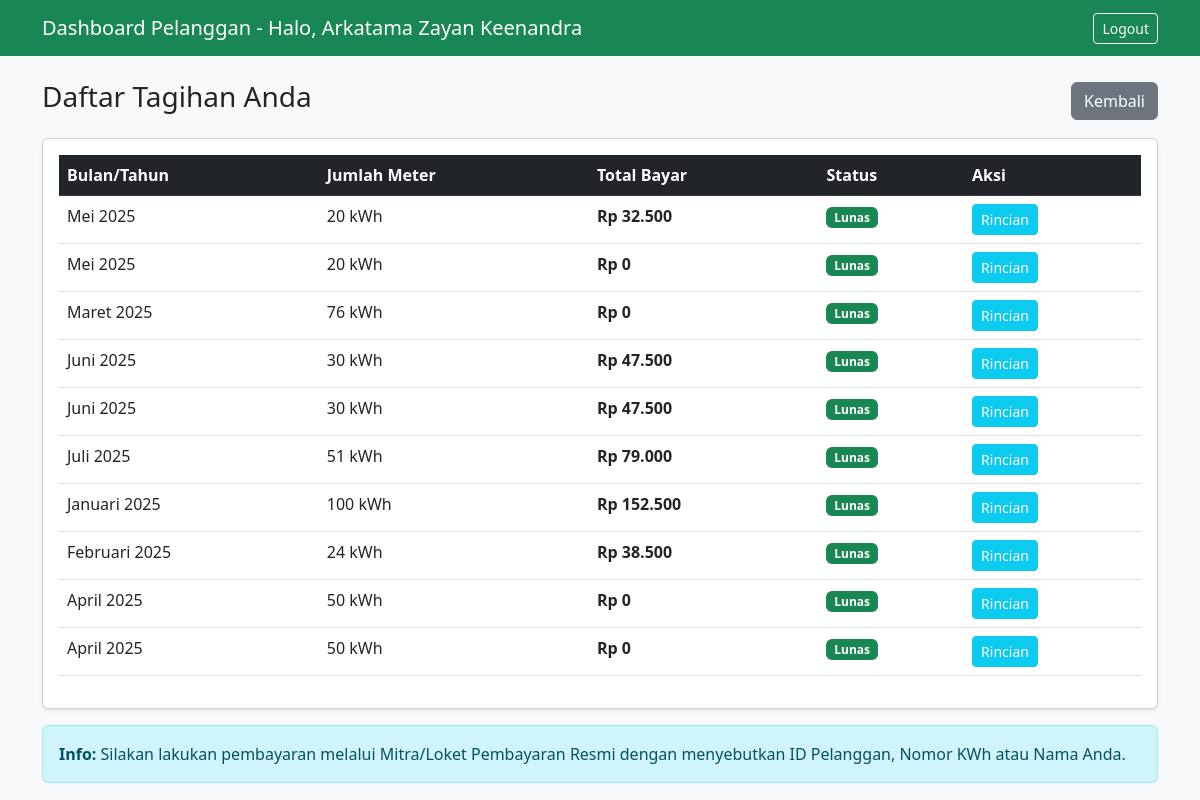
The page /pelanggan/tagihan.php (signed in) on the database its author committed.
### tables this page shows
CREATE TABLE `tagihan` (
  `id_tagihan` int(11) NOT NULL,
  `id_penggunaan` int(11) DEFAULT NULL,
  `id_pelanggan` int(11) DEFAULT NULL,
  `bulan` varchar(20) DEFAULT NULL,
  `tahun` varchar(4) DEFAULT NULL,
  `jumlah_meter` int(11) DEFAULT NULL,
  `status` varchar(20) DEFAULT NULL
);

CREATE TABLE `pembayaran` (
  `id_pembayaran` int(11) NOT NULL,
  `id_tagihan` int(11) DEFAULT NULL,
  `id_pelanggan` int(11) DEFAULT NULL,
  `tanggal_pembayaran` date DEFAULT NULL,
  `bulan_bayar` varchar(20) DEFAULT NULL,
  `biaya_admin` float DEFAULT NULL,
  `total_bayar` float DEFAULT NULL,
  `id_user` int(11) DEFAULT NULL
);

### pelanggan/tagihan.php (the view, shortened to what this page needs)
<?php
include '../config.php';
$id_pelanggan = $_SESSION['id_pelanggan'];
$nama = $_SESSION['nama_pelanggan'];
?>
<!DOCTYPE html>
<html lang="id">
<head>
    <link href="https://cdn.jsdelivr.net/npm/bootstrap@5.3.0/dist/css/bootstrap.min.css" rel="stylesheet">
</head>
<body class="bg-light">
    <nav class="navbar navbar-dark bg-success">
        <div class="container">
            <a class="navbar-brand">Dashboard Pelanggan - Halo, <?= $nama ?></a>
            <a href="../logout.php" class="btn btn-outline-light btn-sm">Logout</a>
        </div>
    </nav>
<div class="container mt-4">
    <div class="d-flex justify-content-between align-items-center mb-3">
        <h3>Daftar Tagihan Anda</h3>
        <a href="index.php" class="btn btn-secondary">Kembali</a>
    </div>
    <div class="card shadow-sm">
        <div class="card-body">
            <table class="table table-hover">
                <thead class="table-dark">
                    <tr>
                        <th>Bulan/Tahun</th>
                        <th>Jumlah Meter</th>
                        <th>Total Bayar</th>
                        <th>Status</th>
                        <th>Aksi</th>
                    </tr>
                </thead>
                <tbody>
                    <?php
                    $query = "SELECT t.*, tr.tarifperkwh, tr.daya, p.nama_pelanggan, p.nomor_kwh,
                              u.meter_awal, u.meter_akhir,
                              bayar.tanggal_pembayaran, usr.nama_admin, bayar.biaya_admin, bayar.total_bayar as bayar_asli
                              FROM tagihan t
                              JOIN pelanggan p ON t.id_pelanggan = p.id_pelanggan
                              JOIN tarif tr ON p.id_tarif = tr.id_tarif
                              JOIN penggunaan u ON t.id_penggunaan = u.id_penggunaan
                              LEFT JOIN pembayaran bayar ON t.id_tagihan = bayar.id_tagihan
                              LEFT JOIN user usr ON bayar.id_user = usr.id_user
                              WHERE t.id_pelanggan='$id_pelanggan'
                              ORDER BY t.tahun DESC, t.bulan DESC";
                    $sql = mysqli_query($koneksi, $query);
                    $admin_fee = 2500;
                    while($r = mysqli_fetch_assoc($sql)){
                        $biaya_listrik = $r['jumlah_meter'] * $r['tarifperkwh'];
                        $estimasi_total = $biaya_listrik + $admin_fee;
                        $status_color = ($r['status'] == 'Lunas') ? 'success' : 'warning';
                        $json_data = htmlspecialchars(json_encode($r), ENT_QUOTES, 'UTF-8');
                        ?>
                        <tr>
                            <td><?= $r['bulan'] ?> <?= $r['tahun'] ?></td>
                            <td><?= $r['jumlah_meter'] ?> kWh</td>
                            <td class="fw-bold">Rp <?= number_format(($r['status'] == 'Lunas' ? $r['bayar_asli'] : $estimasi_total), 0, ',', '.') ?></td>
                            <td><span class="badge bg-<?= $status_color ?>"><?= $r['status'] ?></span></td>
                            <td>
                                <button type="button"
                                        class="btn btn-info btn-sm text-white btn-detail"
                                        data-bs-toggle="modal"
                                        data-bs-target="#modalDetail"
                                        data-item='<?= $json_data ?>'>
                                    Rincian
                                </button>
                            </td>
                        </tr>
                    <?php } ?>
                </tbody>
            </table>
        </div>
    </div>
    <div class="alert alert-info mt-3">
        <strong>Info:</strong> Silakan lakukan pembayaran melalui Mitra/Loket Pembayaran Resmi dengan menyebutkan ID Pelanggan, Nomor KWh atau Nama Anda.
    </div>
</div>
</body>
</html>

### rows shown on the page
tagihan: bulan "Mei", tahun "2025", jumlah_meter "20", status.total_bayar "32.500", status "Lunas"
tagihan: bulan "Mei", tahun "2025", jumlah_meter "20", bayar_asli "0", status "Lunas"
tagihan: bulan "Maret", tahun "2025", jumlah_meter "76", bayar_asli "0", status "Lunas"
tagihan: bulan "Juni", tahun "2025", jumlah_meter "30", status.total_bayar "47.500", status "Lunas"
tagihan: bulan "Juni", tahun "2025", jumlah_meter "30", status.total_bayar "47.500", status "Lunas"
tagihan: bulan "Juli", tahun "2025", jumlah_meter "51", status.total_bayar "79.000", status "Lunas"
tagihan: bulan "Januari", tahun "2025", jumlah_meter "100", status.total_bayar "152.500", status "Lunas"
tagihan: bulan "Februari", tahun "2025", jumlah_meter "24", status.total_bayar "38.500", status "Lunas"
tagihan: bulan "April", tahun "2025", jumlah_meter "50", bayar_asli "0", status "Lunas"
tagihan: bulan "April", tahun "2025", jumlah_meter "50", bayar_asli "0", status "Lunas"

### other values the page prints
$nama "Arkatama Zayan Keenandra"
